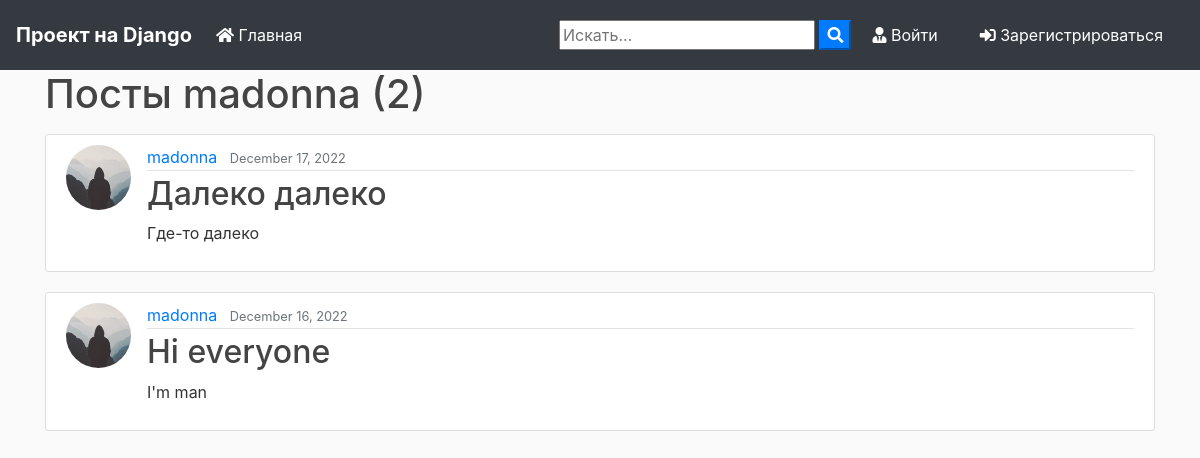
/user/madonna, run on the app's committed database.
### blog/models.py (models this page shows, shortened)
class Post(models.Model):
	title = models.CharField(max_length=100)
	file = models.FileField(null=True,blank=True,upload_to='Files')
	content = models.TextField()
	date_posted = models.DateTimeField(default=timezone.now)
	author = models.ForeignKey(User, on_delete=models.CASCADE)

### users/models.py (models this page shows, shortened)
class Profile(models.Model):
    user = models.OneToOneField(User, on_delete=models.CASCADE)
    image = models.ImageField(default='default.jpg', upload_to='profile_pics')

### blog/views.py (the view)
# urls.py: path('user/<str:username>', UserPostListView.as_view(), name='user-posts'),
class UserPostListView(ListView):
    model = Post
    template_name = 'blog/user_posts.html'  # <app>/<model>_<viewtype>.html
    context_object_name = 'posts'
    paginate_by = 2
    def get_queryset(self):
        user = get_object_or_404(User, username=self.kwargs.get('username'))
        return Post.objects.filter(author=user).order_by('-date_posted')

### blog/templates/blog/user_posts.html (shortened to what this page needs)
{% extends "blog/base.html" %}
{% block content %}
    <h1 class="mb-3">Посты {{ view.kwargs.username }} ({{ page_obj.paginator.count }})</h1>
    {% for post in posts %}
        <article class="media content-section">
          <img class="rounded-circle article-img" src="{{ post.author.profile.image.url }}">
          <div class="media-body">
            <div class="article-metadata">
              <a class="mr-2" href="{% url 'user-posts' post.author.username %}">{{ post.author }}</a>
              <small class="text-muted">{{ post.date_posted|date:"F d, Y" }}</small>
            </div>
            <h2><a class="article-title" href="{% url 'post-detail' post.id %}">{{ post.title }}</a></h2>
            <p class="article-content">{{ post.content }}</p>
          </div>
        </article>
    {% endfor %}
{% endblock content %}

### blog/static/blog/main.css (style rules this page uses)
body { background: #fafafa; color: #333333; margin-top: 0; }
h1, h2, h3, h4, h5, h6 { color: #444444; }
.content-section { background: #ffffff; padding: 10px 20px; border: 1px solid #dddddd; border-radius: 3px; margin-bottom: 20px; }
.article-title { color: #444444; }
.article-content { white-space: pre-line; }
.article-img { height: 65px; width: 65px; margin-right: 16px; }
.article-metadata { padding-bottom: 1px; margin-bottom: 4px; border-bottom: 1px solid #e3e3e3 }

### data on the page
Post: author.profile.image (placeholder picture), author "madonna", date_posted "December 17, 2022", title "Далеко далеко", content "Где-то далеко"
Post: author.profile.image (placeholder picture), author "madonna", date_posted "December 16, 2022", title "Hi everyone", content "I'm man"

### other printed values
{{ view.kwargs.username }} "madonna"
{{ page_obj.paginator.count }} "2"
